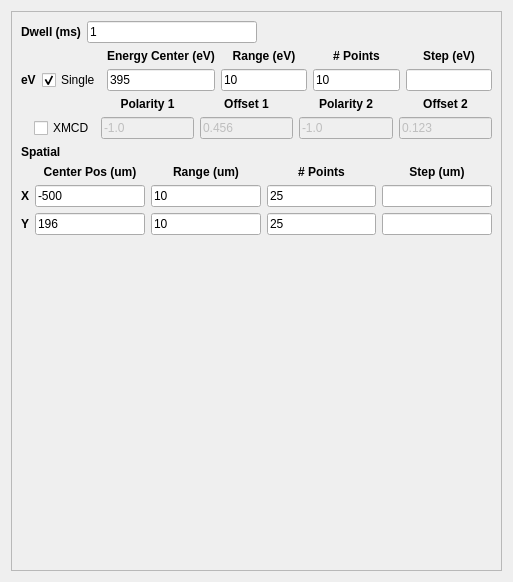
                  <widget class="QWidget" name="page_8">
                   <property name="geometry">
                    <rect>
                     <x>0</x>
                     <y>0</y>
                     <width>513</width>
                     <height>582</height>
                    </rect>
                   </property>
                   <attribute name="label">
                    <string>Image Point Scan</string>
                   </attribute>
                   <layout class="QVBoxLayout" name="verticalLayout_18">
                    <item>
                     <widget class="QFrame" name="frame_9">
                      <property name="maximumSize">
                       <size>
                        <width>500</width>
                        <height>16777215</height>
                       </size>
                      </property>
                      <property name="frameShape">
                       <enum>QFrame::StyledPanel</enum>
                      </property>
                      <property name="frameShadow">
                       <enum>QFrame::Raised</enum>
                      </property>
                      <layout class="QVBoxLayout" name="verticalLayout_21">
                       <item>
                        <layout class="QHBoxLayout" name="horizontalLayout_24">
                         <item>
                          <layout class="QHBoxLayout" name="horizontalLayout_12">
                           <item>
                            <widget class="QLabel" name="label_49">
                             <property name="font">
                              <font>
                               <weight>75</weight>
                               <bold>true</bold>
                              </font>
                             </property>
                             <property name="text">
                              <string>Dwell (ms)</string>
                             </property>
                             <property name="alignment">
                              <set>Qt::AlignCenter</set>
                             </property>
                            </widget>
                           </item>
                           <item>
                            <widget class="QLineEdit" name="dwellFld_7">
                             <property name="text">
                              <string>1</string>
                             </property>
                            </widget>
                           </item>
                          </layout>
                         </item>
                         <item>
                          <layout class="QHBoxLayout" name="horizontalLayout_25">
                           <item>
                            <spacer name="horizontalSpacer_11">
                             <property name="orientation">
                              <enum>Qt::Horizontal</enum>
                             </property>
                             <property name="sizeHint" stdset="0">
                              <size>
                               <width>40</width>
                               <height>20</height>
                              </size>
                             </property>
                            </spacer>
                           </item>
                          </layout>
                         </item>
                        </layout>
                       </item>
                       <item>
                        <layout class="QGridLayout" name="gridLayout_11">
                         <item row="0" column="2">
                          <widget class="QLabel" name="label_65">
                           <property name="font">
                            <font>
                             <weight>75</weight>
                             <bold>true</bold>
                            </font>
                           </property>
                           <property name="text">
                            <string>Energy Center (eV)</string>
                           </property>
                           <property name="alignment">
                            <set>Qt::AlignCenter</set>
                           </property>
                          </widget>
                         </item>
                         <item row="0" column="3">
                          <widget class="QLabel" name="label_66">
                           <property name="font">
                            <font>
                             <weight>75</weight>
                             <bold>true</bold>
                            </font>
                           </property>
                           <property name="text">
                            <string>Range (eV)</string>
                           </property>
                           <property name="alignment">
                            <set>Qt::AlignCenter</set>
                           </property>
                          </widget>
                         </item>
                         <item row="0" column="4">
                          <widget class="QLabel" name="label_74">
                           <property name="font">
                            <font>
                             <weight>75</weight>
                             <bold>true</bold>
                            </font>
                           </property>
                           <property name="text">
                            <string># Points</string>
                           </property>
                           <property name="alignment">
                            <set>Qt::AlignCenter</set>
                           </property>
                          </widget>
                         </item>
                         <item row="0" column="5">
                          <widget class="QLabel" name="label_75">
                           <property name="font">
                            <font>
                             <weight>75</weight>
                             <bold>true</bold>
                            </font>
                           </property>
                           <property name="text">
                            <string>Step (eV)</string>
                           </property>
                           <property name="alignment">
                            <set>Qt::AlignCenter</set>
                           </property>
                          </widget>
                         </item>
                         <item row="1" column="0">
                          <widget class="QLabel" name="label_76">
                           <property name="font">
                            <font>
                             <weight>75</weight>
                             <bold>true</bold>
                            </font>
                           </property>
                           <property name="text">
                            <string>eV</string>
                           </property>
                          </widget>
                         </item>
                         <item row="1" column="2">
                          <widget class="QLineEdit" name="centerEVFld_7">
                           <property name="text">
                            <string>395</string>
                           </property>
                          </widget>
                         </item>
                         <item row="1" column="4">
                          <widget class="QLineEdit" name="npointsEVFld_7">
                           <property name="text">
                            <string>10</string>
                           </property>
                          </widget>
                         </item>
                         <item row="1" column="5">
                          <widget class="QLineEdit" name="stepEVFld_7"/>
                         </item>
                         <item row="1" column="3">
                          <widget class="QLineEdit" name="rangeEVFld_7">
                           <property name="text">
                            <string>10</string>
                           </property>
                          </widget>
                         </item>
                         <item row="1" column="1">
                          <widget class="QCheckBox" name="singleEVChkBx_7">
                           <property name="enabled">
                            <bool>true</bool>
                           </property>
                           <property name="sizePolicy">
                            <sizepolicy hsizetype="Minimum" vsizetype="Fixed">
                             <horstretch>1</horstretch>
                             <verstretch>0</verstretch>
                            </sizepolicy>
                           </property>
                           <property name="text">
                            <string>Single</string>
                           </property>
                           <property name="checked">
                            <bool>true</bool>
                           </property>
                          </widget>
                         </item>
                        </layout>
                       </item>
                       <item>
                        <layout class="QGridLayout" name="gridLayout_14">
                         <item row="0" column="2">
                          <widget class="QLabel" name="label_88">
                           <property name="font">
                            <font>
                             <weight>75</weight>
                             <bold>true</bold>
                            </font>
                           </property>
                           <property name="text">
                            <string>Polarity 1</string>
                           </property>
                           <property name="alignment">
                            <set>Qt::AlignCenter</set>
                           </property>
                          </widget>
                         </item>
                         <item row="0" column="3">
                          <widget class="QLabel" name="label_89">
                           <property name="font">
                            <font>
                             <weight>75</weight>
                             <bold>true</bold>
                            </font>
                           </property>
                           <property name="text">
                            <string>Offset 1</string>
                           </property>
                           <property name="alignment">
                            <set>Qt::AlignCenter</set>
                           </property>
                          </widget>
                         </item>
                         <item row="0" column="4">
                          <widget class="QLabel" name="label_90">
                           <property name="font">
                            <font>
                             <weight>75</weight>
                             <bold>true</bold>
                            </font>
                           </property>
                           <property name="text">
                            <string>Polarity 2</string>
                           </property>
                           <property name="alignment">
                            <set>Qt::AlignCenter</set>
                           </property>
                          </widget>
                         </item>
                         <item row="0" column="5">
                          <widget class="QLabel" name="label_91">
                           <property name="font">
                            <font>
                             <weight>75</weight>
                             <bold>true</bold>
                            </font>
                           </property>
                           <property name="text">
                            <string>Offset 2</string>
                           </property>
                           <property name="alignment">
                            <set>Qt::AlignCenter</set>
                           </property>
                          </widget>
                         </item>
                         <item row="1" column="0">
                          <widget class="QLabel" name="label_92">
                           <property name="font">
                            <font>
                             <weight>75</weight>
                             <bold>true</bold>
                            </font>
                           </property>
                           <property name="text">
                            <string/>
                           </property>
                          </widget>
                         </item>
                         <item row="1" column="2">
                          <widget class="QLineEdit" name="polarity1Fld_7">
                           <property name="enabled">
                            <bool>false</bool>
                           </property>
                           <property name="text">
                            <string>-1.0</string>
                           </property>
                          </widget>
                         </item>
                         <item row="1" column="4">
                          <widget class="QLineEdit" name="polarity2Fld_7">
                           <property name="enabled">
                            <bool>false</bool>
                           </property>
                           <property name="text">
                            <string>-1.0</string>
                           </property>
                          </widget>
                         </item>
                         <item row="1" column="5">
                          <widget class="QLineEdit" name="offset2Fld_7">
                           <property name="enabled">
                            <bool>false</bool>
                           </property>
                           <property name="text">
                            <string>0.123</string>
                           </property>
                          </widget>
                         </item>
                         <item row="1" column="3">
                          <widget class="QLineEdit" name="offset1Fld_7">
                           <property name="enabled">
                            <bool>false</bool>
                           </property>
                           <property name="text">
                            <string>0.456</string>
                           </property>
                          </widget>
                         </item>
                         <item row="1" column="1">
                          <widget class="QCheckBox" name="xmcdChkBx_7">
                           <property name="enabled">
                            <bool>true</bool>
                           </property>
                           <property name="sizePolicy">
                            <sizepolicy hsizetype="Minimum" vsizetype="Fixed">
                             <horstretch>1</horstretch>
                             <verstretch>0</verstretch>
                            </sizepolicy>
                           </property>
                           <property name="text">
                            <string>XMCD</string>
                           </property>
                           <property name="checked">
                            <bool>false</bool>
                           </property>
                          </widget>
                         </item>
                        </layout>
                       </item>
                       <item>
                        <widget class="QLabel" name="label_77">
                         <property name="font">
                          <font>
                           <weight>75</weight>
                           <bold>true</bold>
                          </font>
                         </property>
                         <property name="text">
                          <string>Spatial</string>
                         </property>
                        </widget>
                       </item>
                       <item>
                        <layout class="QGridLayout" name="gridLayout_12">
                         <item row="0" column="1">
                          <widget class="QLabel" name="label_78">
                           <property name="font">
                            <font>
                             <weight>75</weight>
                             <bold>true</bold>
                            </font>
                           </property>
                           <property name="text">
                            <string>Center Pos (um)</string>
                           </property>
                           <property name="alignment">
                            <set>Qt::AlignCenter</set>
                           </property>
                          </widget>
                         </item>
                         <item row="0" column="2">
                          <widget class="QLabel" name="label_79">
                           <property name="font">
                            <font>
                             <weight>75</weight>
                             <bold>true</bold>
                            </font>
                           </property>
                           <property name="text">
                            <string>Range (um)</string>
                           </property>
                           <property name="alignment">
                            <set>Qt::AlignCenter</set>
                           </property>
                          </widget>
                         </item>
                         <item row="0" column="3">
                          <widget class="QLabel" name="label_80">
                           <property name="font">
                            <font>
                             <weight>75</weight>
                             <bold>true</bold>
                            </font>
                           </property>
                           <property name="text">
                            <string># Points</string>
                           </property>
                           <property name="alignment">
                            <set>Qt::AlignCenter</set>
                           </property>
                          </widget>
                         </item>
                         <item row="0" column="4">
                          <widget class="QLabel" name="label_81">
                           <property name="font">
                            <font>
                             <weight>75</weight>
                             <bold>true</bold>
                            </font>
                           </property>
                           <property name="text">
                            <string>Step (um)</string>
                           </property>
                           <property name="alignment">
                            <set>Qt::AlignCenter</set>
                           </property>
                          </widget>
                         </item>
                         <item row="1" column="0">
                          <widget class="QLabel" name="label_82">
                           <property name="font">
                            <font>
                             <weight>75</weight>
                             <bold>true</bold>
                            </font>
                           </property>
                           <property name="text">
                            <string>X</string>
                           </property>
                          </widget>
                         </item>
                         <item row="1" column="1">
                          <widget class="QLineEdit" name="centerXFld_7">
                           <property name="text">
                            <string>-500</string>
                           </property>
                          </widget>
                         </item>
                         <item row="1" column="3">
                          <widget class="QLineEdit" name="npointsXFld_7">
                           <property name="text">
                            <string>25</string>
                           </property>
                          </widget>
                         </item>
                         <item row="1" column="4">
                          <widget class="QLineEdit" name="stepXFld_7"/>
                         </item>
                         <item row="2" column="0">
                          <widget class="QLabel" name="label_83">
                           <property name="font">
                            <font>
                             <weight>75</weight>
                             <bold>true</bold>
                            </font>
                           </property>
                           <property name="text">
                            <string>Y</string>
                           </property>
                          </widget>
                         </item>
                         <item row="2" column="2">
                          <widget class="QLineEdit" name="rangeYFld_7">
                           <property name="text">
                            <string>10</string>
                           </property>
                          </widget>
                         </item>
                         <item row="2" column="3">
                          <widget class="QLineEdit" name="npointsYFld_7">
                           <property name="text">
                            <string>25</string>
                           </property>
                          </widget>
                         </item>
                         <item row="2" column="4">
                          <widget class="QLineEdit" name="stepYFld_7"/>
                         </item>
                         <item row="1" column="2">
                          <widget class="QLineEdit" name="rangeXFld_7">
                           <property name="text">
                            <string>10</string>
                           </property>
                          </widget>
                         </item>
                         <item row="2" column="1">
                          <widget class="QLineEdit" name="centerYFld_7">
                           <property name="text">
                            <string>196</string>
                           </property>
                          </widget>
                         </item>
                        </layout>
                       </item>
                       <item>
                        <spacer name="verticalSpacer_7">
                         <property name="orientation">
                          <enum>Qt::Vertical</enum>
                         </property>
                         <property name="sizeHint" stdset="0">
                          <size>
                           <width>20</width>
                           <height>40</height>
                          </size>
                         </property>
                        </spacer>
                       </item>
                      </layout>
                     </widget>
                    </item>
                   </layout>
                  </widget>
